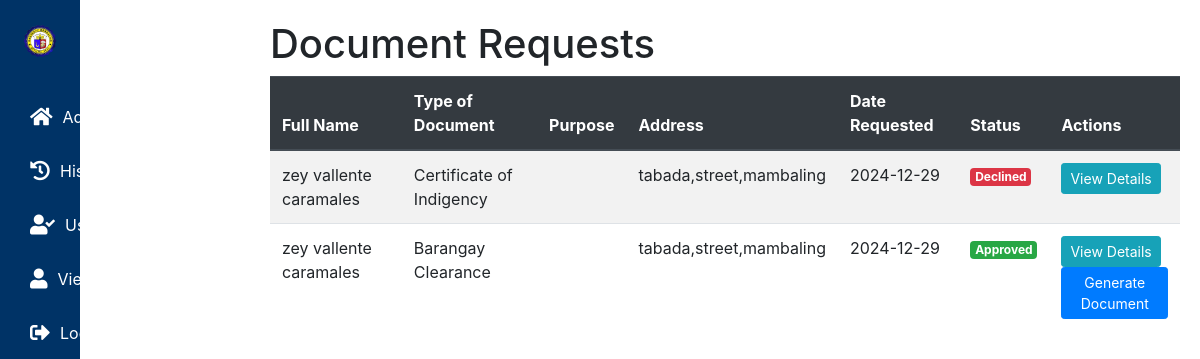
The page /admin-dashboard/ (signed in) on the database its author committed.
### mambaling/models.py (models this page shows, shortened)
class ClearanceRequest(models.Model):
    user = models.ForeignKey(settings.AUTH_USER_MODEL, on_delete=models.CASCADE)
    full_name = models.CharField(max_length=255)
    address = models.TextField()
    birthplace = models.CharField(max_length=255)
    birthdate = models.DateField()
    civil_status = models.CharField(max_length=20)
    gender = models.CharField(max_length=10)
    block_number = models.CharField(max_length=50)
    occupation = models.CharField(max_length=100)
    email = models.EmailField()
    contact = models.CharField(max_length=20)
    purpose = models.TextField(blank=True, null=True)  # For additional details like reasons
    residency_duration = models.CharField(max_length=100, blank=True, null=True)  # Specific to residency purposes
    document_type = models.CharField(
        max_length=50,
        choices=[
            ('Barangay Clearance', 'Barangay Clearance'),
            ('Certificate of Indigency', 'Certificate of Indigency'),
            ('Certificate of Residency', 'Certificate of Residency'),
        ]
    )
    profile_photo = models.ImageField(upload_to='profile_photos/', null=True, blank=True)
    proof_of_residency = models.FileField(upload_to='proof_of_residency/', null=True, blank=True)
    date_requested = models.DateTimeField(auto_now_add=True)
    status = models.CharField(
        max_length=20,
        choices=[
            ('Pending', 'Pending'),
            ('Approved', 'Approved'),
            ('Declined', 'Declined'),
        ],
        default='Barangay Clearance'
    )
    decline_reason = models.TextField(blank=True, null=True)
    notification_sent = models.BooleanField(default=False)

### mambaling/views.py (the view)
# urls.py: path('admin-dashboard/', views.admin_dashboard, name='admin_dashboard'),
@login_required
def admin_dashboard(request):
    if not request.user.is_superuser and request.user.user_type != 'admin':
        messages.error(request, "You don't have permission to access the admin dashboard.")
        return redirect('landing_page')
    clearance_requests = ClearanceRequest.objects.order_by('-date_requested')
    approved_count = clearance_requests.filter(status="Approved").count()
    declined_count = clearance_requests.filter(status="Declined").count()
    pending_count = clearance_requests.filter(status="Pending").count()
    context = {
        'requests': clearance_requests,
        'approved_count': approved_count,
        'declined_count': declined_count,
        'pending_count': pending_count,
    }
    return render(request, 'dashboard/admin_dashboard.html', context)

### mambaling/templates/dashboard/admin_dashboard.html (shortened to what this page needs)
{% load static %}
<!DOCTYPE html>
<html>
<head>
  <link rel="stylesheet" href="https://stackpath.bootstrapcdn.com/bootstrap/4.5.2/css/bootstrap.min.css">
</head>
<body>
  {% include 'my_sidebar.html' %}
  <div class="content">
    <h1>Document Requests</h1>
    <table class="table table-striped">
      <thead class="thead-dark">
        <tr>
          <th>Full Name</th>
          <th>Type of Document</th>
          <th>Purpose</th>
          <th>Address</th>
          <th>Date Requested</th>
          <th>Status</th>
          <th>Actions</th>
        </tr>
      </thead>
      <tbody>
        {% for request in requests %}
        <tr>
          <td>{{ request.full_name }}</td>
          <td>{{ request.document_type }}</td>
          <td>{{ request.type }}</td>
          <td>{{ request.address }}</td>
          <td>{{ request.date_requested|date:"Y-m-d" }}</td>
          <td>
            <span class="badge
              {% if request.status == 'Approved' %}badge-success{% elif request.status == 'Declined' %}badge-danger{% else %}badge-warning{% endif %}">
              {{ request.status }}
            </span>
          </td>
          <td>
            <button class="btn btn-info btn-sm view-details" data-id="{{ request.id }}">View Details</button>
            <form method="post" action="{% url 'update_request_status' request.id %}">
              {% if request.status == 'Pending' %}
                <button type="submit" name="status" value="Approved" class="btn btn-success btn-sm">Approve</button>
                <button type="submit" name="status" value="Declined" class="btn btn-danger btn-sm">Decline</button>
              {% elif request.status == 'Approved' %}
                <a href="{% url 'generate_final_document' request.id %}" class="btn btn-primary btn-sm">Generate Document</a>
              {% endif %}
            </form>
          </td>
        </tr>
        {% empty %}
        <tr>
          <td colspan="7" class="text-center">No requests found.</td>
        </tr>
        {% endfor %}
      </tbody>
    </table>
  </div>
</body>
</html>

### mambaling/templates/dashboard/admin_dashboard.html (style rules this page uses)
body { margin: 0; padding: 0; display: flex; }
.content { margin-left: 250px; padding: 20px; width: 100%; }

### rows shown on the page
ClearanceRequest: full_name "zey vallente caramales", document_type "Certificate of Indigency", address "tabada,street,mambaling", date_requested "2024-12-29", status "Declined"
ClearanceRequest: full_name "zey vallente caramales", document_type "Barangay Clearance", address "tabada,street,mambaling", date_requested "2024-12-29", status "Approved", shows "Generate Document"
